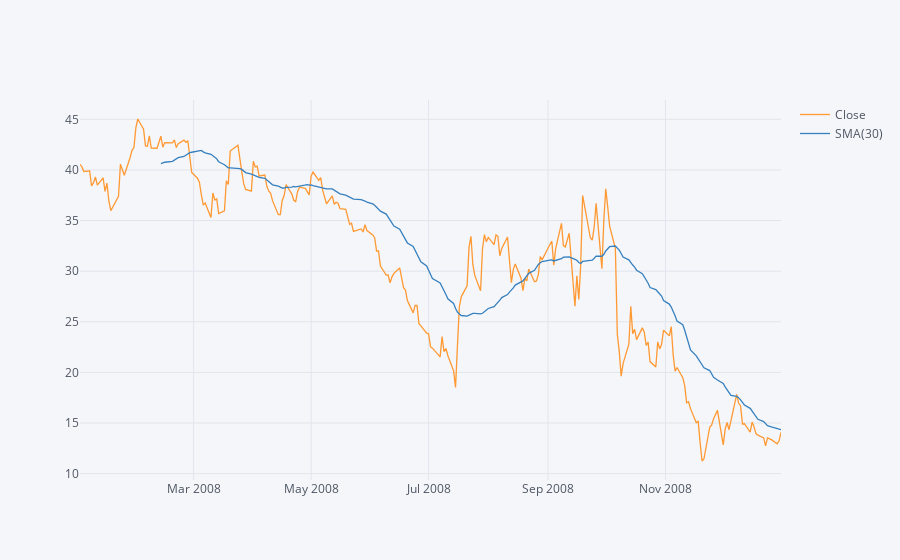

Here is the notebook cell this chart was saved with:
### Code cell
BAC['Close'].loc['2008-01-01': '2009-01-01'].ta_plot(study = 'sma', periods = 30)

### Figure 1 — Plotly figure (JSON) as saved in the notebook; plotly's stock layout.template omitted (floating-point values rounded to 4 significant figures; data arrays with more than 128 entries replaced by an {"elided": "..."} marker saying what was removed)
{"data": [{"line": {"color": "rgba(255, 153, 51, 1.0)", "dash": "solid", "shape": "linear", "width": 1.3}, "mode": "lines", "name": "Close", "text": "", "type": "scatter", "x": {"elided": "253 str values"}, "y": {"elided": "253 float values"}}, {"line": {"color": "rgba(55, 128, 191, 1.0)", "dash": "solid", "shape": "linear", "width": 1.3}, "mode": "lines", "name": "SMA(30)", "text": "", "type": "scatter", "x": {"elided": "253 str values"}, "y": {"elided": "253 mixed values"}}], "layout": {"legend": {"bgcolor": "#F5F6F9", "font": {"color": "#4D5663"}}, "paper_bgcolor": "#F5F6F9", "plot_bgcolor": "#F5F6F9", "title": {"font": {"color": "#4D5663"}}, "xaxis": {"gridcolor": "#E1E5ED", "showgrid": true, "tickfont": {"color": "#4D5663"}, "title": {"font": {"color": "#4D5663"}, "text": ""}, "zerolinecolor": "#E1E5ED"}, "yaxis": {"gridcolor": "#E1E5ED", "showgrid": true, "tickfont": {"color": "#4D5663"}, "title": {"font": {"color": "#4D5663"}, "text": ""}, "zerolinecolor": "#E1E5ED"}}}
